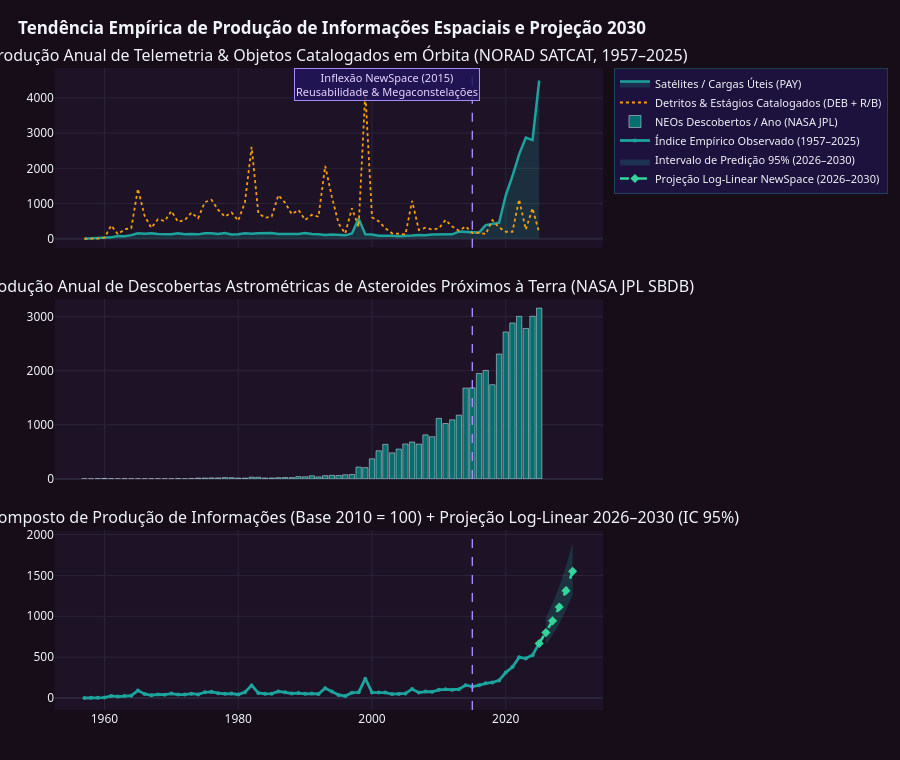

Notebook cell for this chart:
### Markdown cell above
---
## 3. Tendência de Produção de Informações Espaciais (1957–2030) e Gargalos de Negócio

A análise temporal conjunta das três fontes empíricas demonstra:
1. **Mudança Estrutural Exponencial pós-2015 (*Era NewSpace*)**: Crescimento abrupto na produção anual de telemetria orbital (`PAY`), capacidade de lançamento compartilhado (*rideshare* / cargas por foguete) e descoberta astrométrica de NEOs.
2. **Lei Empírica Informação $\times$ Risco Navegacional**: Correlação estatística de Spearman comprovando que o acúmulo de observações astrométricas colapsa a incerteza orbital (`OCC 9 -> OCC 0`), transformando corpos recém-descobertos em alvos seguráveis.
3. **Bifurcação de Detritos nos Corredores Orbitais & Gargalo Espectroscópico**: Identificação da concentração crítica de objetos inertes (`DEB + R/B`) nos corredores `LEO_SSO_ALTA` e `HEO_CISLUNAR`, bem como da escassez de espectroscopia mineralógica nos NEOs catalogados.

### Code cell
trends = analyze_information_production_trends(datasets)

display(Markdown("### 3.1 Comparativo Estrutural entre Eras Espaciais (Anos Completos 1957–2025)"))
display(trends.era_comparison)

display(Markdown("### 3.2 Projeção Log-Linear da Produção de Informações (2026–2030)"))
display(trends.forecast_2030)

rho_occ, pval_occ = trends.spearman_obs_vs_occ
gap = trends.characterization_gap
display(Markdown(
    f"**Correlação Empírica Observações vs. Incerteza Orbital (OCC):** Spearman $\\rho = {rho_occ:.4f}$ ($p = {pval_occ:.2e}$)  \n"
    f"**Diagnóstico de Caracterização Espectral NASA JPL:** Apenas **{gap['pct_neos_com_espectro']:.2f}%** "
    f"({gap['neos_com_espectro_real']:,} de {gap['total_neos_catalogados']:,} NEOs) possuem classe espectral medida, "
    f"evidenciando a demanda imediata por missões precursoras de sensoriamento mineral."
))

fig_information_trends(trends).show()

### Figure 1 — Plotly figure (JSON) as saved in the notebook; plotly's stock layout.template omitted (floating-point values rounded to 4 significant figures)
{"data": [{"fill": "tozeroy", "fillcolor": "rgba(28, 163, 158, 0.20)", "line": {"color": "#1CA39E", "width": 2.5}, "mode": "lines", "name": "Satélites / Cargas Úteis (PAY)", "type": "scatter", "x": [1957, 1958, 1959, 1960, 1961, 1962, 1963, 1964, 1965, 1966, 1967, 1968, 1969, 1970, 1971, 1972, 1973, 1974, 1975, 1976, 1977, 1978, 1979, 1980, 1981, 1982, 1983, 1984, 1985, 1986, 1987, 1988, 1989, 1990, 1991, 1992, 1993, 1994, 1995, 1996, 1997, 1998, 1999, 2000, 2001, 2002, 2003, 2004, 2005, 2006, 2007, 2008, 2009, 2010, 2011, 2012, 2013, 2014, 2015, 2016, 2017, 2018, 2019, 2020, 2021, 2022, 2023, 2024, 2025], "xaxis": "x", "y": [2, 8, 15, 21, 41, 77, 72, 104, 158, 145, 157, 139, 138, 129, 156, 130, 135, 126, 155, 159, 136, 166, 123, 130, 159, 143, 161, 173, 166, 136, 139, 143, 137, 166, 136, 129, 109, 123, 101, 98, 152, 573, 127, 119, 84, 94, 88, 72, 73, 91, 109, 103, 123, 121, 127, 126, 204, 193, 174, 176, 390, 413, 457, 1236, 1783, 2397, 2872, 2804, 4495], "yaxis": "y"}, {"line": {"color": "#F59E0B", "dash": "dot", "width": 1.8}, "mode": "lines", "name": "Detritos & Estágios Catalogados (DEB + R/B)", "type": "scatter", "x": [1957, 1958, 1959, 1960, 1961, 1962, 1963, 1964, 1965, 1966, 1967, 1968, 1969, 1970, 1971, 1972, 1973, 1974, 1975, 1976, 1977, 1978, 1979, 1980, 1981, 1982, 1983, 1984, 1985, 1986, 1987, 1988, 1989, 1990, 1991, 1992, 1993, 1994, 1995, 1996, 1997, 1998, 1999, 2000, 2001, 2002, 2003, 2004, 2005, 2006, 2007, 2008, 2009, 2010, 2011, 2012, 2013, 2014, 2015, 2016, 2017, 2018, 2019, 2020, 2021, 2022, 2023, 2024, 2025], "xaxis": "x", "y": [1, 4, 8, 31, 378, 130, 272, 298, 1421, 653, 310, 557, 505, 785, 482, 528, 744, 583, 1042, 1108, 821, 628, 750, 513, 1037, 2612, 732, 597, 634, 1240, 1026, 700, 817, 535, 681, 626, 2071, 1189, 436, 151, 868, 338, 4172, 611, 498, 301, 155, 144, 122, 1077, 251, 316, 265, 292, 537, 348, 228, 352, 163, 178, 134, 529, 323, 200, 200, 1118, 259, 869, 169], "yaxis": "y"}, {"marker": {"color": "#026F6E"}, "name": "NEOs Descobertos / Ano (NASA JPL)", "type": "bar", "x": [1957, 1958, 1959, 1960, 1961, 1962, 1963, 1964, 1965, 1966, 1967, 1968, 1969, 1970, 1971, 1972, 1973, 1974, 1975, 1976, 1977, 1978, 1979, 1980, 1981, 1982, 1983, 1984, 1985, 1986, 1987, 1988, 1989, 1990, 1991, 1992, 1993, 1994, 1995, 1996, 1997, 1998, 1999, 2000, 2001, 2002, 2003, 2004, 2005, 2006, 2007, 2008, 2009, 2010, 2011, 2012, 2013, 2014, 2015, 2016, 2017, 2018, 2019, 2020, 2021, 2022, 2023, 2024, 2025], "xaxis": "x2", "y": [0, 0, 2, 7, 2, 0, 2, 0, 0, 0, 1, 1, 0, 1, 4, 1, 5, 14, 15, 18, 18, 24, 22, 14, 14, 32, 29, 17, 17, 22, 25, 23, 42, 39, 57, 37, 59, 65, 62, 76, 81, 218, 208, 371, 520, 638, 481, 551, 645, 681, 643, 813, 780, 1119, 1024, 1092, 1178, 1679, 1684, 1948, 2005, 1741, 2308, 2716, 2882, 3005, 2781, 3006, 3157], "yaxis": "y2"}, {"line": {"color": "#1CA39E", "width": 2.8}, "marker": {"size": 4}, "mode": "lines+markers", "name": "Índice Empírico Observado (1957–2025)", "type": "scatter", "x": [1957, 1958, 1959, 1960, 1961, 1962, 1963, 1964, 1965, 1966, 1967, 1968, 1969, 1970, 1971, 1972, 1973, 1974, 1975, 1976, 1977, 1978, 1979, 1980, 1981, 1982, 1983, 1984, 1985, 1986, 1987, 1988, 1989, 1990, 1991, 1992, 1993, 1994, 1995, 1996, 1997, 1998, 1999, 2000, 2001, 2002, 2003, 2004, 2005, 2006, 2007, 2008, 2009, 2010, 2011, 2012, 2013, 2014, 2015, 2016, 2017, 2018, 2019, 2020, 2021, 2022, 2023, 2024, 2025], "xaxis": "x3", "y": [0.3, 1.99, 2.83, 6.25, 26.3, 18.4, 24.17, 29.34, 90.8, 50.67, 34.01, 44.72, 41.69, 54.72, 42.49, 41.81, 53.12, 44.37, 70.49, 76.19, 59.72, 51.93, 54.03, 43.49, 71.72, 154.9, 62.49, 51.36, 53.86, 80.58, 69.34, 55.86, 61.18, 50.91, 54.38, 49.27, 121.0, 79.06, 38.65, 24.04, 65.83, 69.29, 236.5, 68.82, 68.02, 66.72, 48.81, 50.6, 55.74, 109.3, 66.23, 79.47, 76.92, 100.0, 107.0, 101.7, 108.8, 156.7, 139.6, 155.4, 179.9, 190.2, 216.0, 312.4, 379.8, 499.0, 485.2, 523.7, 668.0], "yaxis": "y3"}, {"fill": "toself", "fillcolor": "rgba(28, 163, 158, 0.22)", "hoverinfo": "skip", "line": {"color": "rgba(255,255,255,0)"}, "name": "Intervalo de Predição 95% (2026–2030)", "type": "scatter", "x": [2026, 2027, 2028, 2029, 2030, 2030, 2029, 2028, 2027, 2026], "xaxis": "x3", "y": [980.1, 1156.0, 1364.0, 1608.0, 1897.0, 1266.0, 1074.0, 910.2, 771.7, 654.3], "yaxis": "y3"}, {"line": {"color": "#34D399", "dash": "dash", "width": 2.6}, "marker": {"size": 7, "symbol": "diamond"}, "mode": "lines+markers", "name": "Projeção Log-Linear NewSpace (2026–2030)", "type": "scatter", "x": [2025, 2026, 2027, 2028, 2029, 2030], "xaxis": "x3", "y": [668.0, 800.8, 944.5, 1114.0, 1314.0, 1550.0], "yaxis": "y3"}], "layout": {"annotations": [{"font": {"size": 16}, "showarrow": false, "text": "1. Produção Anual de Telemetria & Objetos Catalogados em Órbita (NORAD SATCAT, 1957–2025)", "x": 0.5, "xanchor": "center", "xref": "paper", "y": 1.0, "yanchor": "bottom", "yref": "paper"}, {"font": {"size": 16}, "showarrow": false, "text": "2. Produção Anual de Descobertas Astrométricas de Asteroides Próximos à Terra (NASA JPL SBDB)", "x": 0.5, "xanchor": "center", "xref": "paper", "y": 0.64, "yanchor": "bottom", "yref": "paper"}, {"font": {"size": 16}, "showarrow": false, "text": "3. Índice Composto de Produção de Informações (Base 2010 = 100) + Projeção Log-Linear 2026–2030 (IC 95%)", "x": 0.5, "xanchor": "center", "xref": "paper", "y": 0.28, "yanchor": "bottom", "yref": "paper"}, {"arrowhead": 2, "ax": -85, "ay": -15, "bgcolor": "rgba(35, 20, 91, 0.85)", "bordercolor": "#A78BFA", "font": {"color": "#E9D5FF", "size": 11}, "showarrow": true, "text": "Inflexão NewSpace (2015)<br>Reusabilidade & Megaconstelações", "x": 2015, "xref": "x", "y": 3956.0, "yref": "y"}], "font": {"color": "#F1F5F9", "family": "Segoe UI, sans-serif", "size": 12}, "height": 760, "hoverlabel": {"bgcolor": "#23145B", "bordercolor": "#1CA39E", "font": {"color": "#FFFFFF", "size": 12}}, "legend": {"bgcolor": "rgba(35, 20, 91, 0.55)", "bordercolor": "rgba(28, 163, 158, 0.35)", "borderwidth": 1, "font": {"size": 11}}, "margin": {"b": 50, "l": 55, "r": 35, "t": 68}, "paper_bgcolor": "#160D18", "plot_bgcolor": "#1D1226", "shapes": [{"line": {"color": "#A78BFA", "dash": "dash", "width": 1.4}, "type": "line", "x0": 2015, "x1": 2015, "xref": "x", "y0": 0, "y1": 1, "yref": "y domain"}, {"line": {"color": "#A78BFA", "dash": "dash", "width": 1.4}, "type": "line", "x0": 2015, "x1": 2015, "xref": "x2", "y0": 0, "y1": 1, "yref": "y2 domain"}, {"line": {"color": "#A78BFA", "dash": "dash", "width": 1.4}, "type": "line", "x0": 2015, "x1": 2015, "xref": "x3", "y0": 0, "y1": 1, "yref": "y3 domain"}], "title": {"font": {"color": "#F1F5F9", "family": "Segoe UI, sans-serif", "size": 17}, "text": "<b>Tendência Empírica de Produção de Informações Espaciais e Projeção 2030</b>", "x": 0.02}, "xaxis": {"anchor": "y", "domain": [0.0, 1.0], "gridcolor": "#2A2438", "matches": "x3", "showticklabels": false, "zerolinecolor": "#2A2438"}, "xaxis2": {"anchor": "y2", "domain": [0.0, 1.0], "gridcolor": "#2A2438", "matches": "x3", "showticklabels": false, "zerolinecolor": "#2A2438"}, "xaxis3": {"anchor": "y3", "domain": [0.0, 1.0], "gridcolor": "#2A2438", "zerolinecolor": "#2A2438"}, "yaxis": {"anchor": "x", "domain": [0.72, 1.0], "gridcolor": "#2A2438", "zerolinecolor": "#2A2438"}, "yaxis2": {"anchor": "x2", "domain": [0.36, 0.64], "gridcolor": "#2A2438", "zerolinecolor": "#2A2438"}, "yaxis3": {"anchor": "x3", "domain": [0.0, 0.28], "gridcolor": "#2A2438", "zerolinecolor": "#2A2438"}}}
